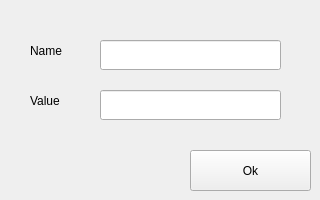
<?xml version="1.0" encoding="UTF-8"?>
<ui version="4.0">
 <class>ConstantEditor</class>
 <widget class="QMainWindow" name="ConstantEditor">
  <property name="windowModality">
   <enum>Qt::WindowModal</enum>
  </property>
  <property name="geometry">
   <rect>
    <x>0</x>
    <y>0</y>
    <width>320</width>
    <height>200</height>
   </rect>
  </property>
  <property name="minimumSize">
   <size>
    <width>320</width>
    <height>200</height>
   </size>
  </property>
  <property name="maximumSize">
   <size>
    <width>320</width>
    <height>200</height>
   </size>
  </property>
  <property name="windowTitle">
   <string>Edit constant</string>
  </property>
  <widget class="QWidget" name="centralwidget">
   <widget class="QLabel" name="label">
    <property name="geometry">
     <rect>
      <x>30</x>
      <y>40</y>
      <width>71</width>
      <height>22</height>
     </rect>
    </property>
    <property name="text">
     <string>Name</string>
    </property>
   </widget>
   <widget class="QLabel" name="label_2">
    <property name="geometry">
     <rect>
      <x>30</x>
      <y>90</y>
      <width>71</width>
      <height>22</height>
     </rect>
    </property>
    <property name="text">
     <string>Value</string>
    </property>
   </widget>
   <widget class="QLineEdit" name="txtCname">
    <property name="geometry">
     <rect>
      <x>100</x>
      <y>40</y>
      <width>181</width>
      <height>30</height>
     </rect>
    </property>
    <property name="autoFillBackground">
     <bool>false</bool>
    </property>
   </widget>
   <widget class="QLineEdit" name="txtCvalue">
    <property name="geometry">
     <rect>
      <x>100</x>
      <y>90</y>
      <width>181</width>
      <height>30</height>
     </rect>
    </property>
   </widget>
   <widget class="QPushButton" name="btnOk">
    <property name="geometry">
     <rect>
      <x>190</x>
      <y>150</y>
      <width>121</width>
      <height>41</height>
     </rect>
    </property>
    <property name="text">
     <string>Ok</string>
    </property>
    <property name="icon">
     <iconset resource="resources.qrc">
      <normaloff>:/icons/ok</normaloff>:/icons/ok</iconset>
    </property>
   </widget>
  </widget>
 </widget>
 <resources>
  <include location="resources.qrc"/>
 </resources>
 <connections/>
</ui>
